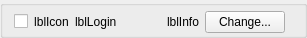
<?xml version="1.0" encoding="UTF-8"?>
<ui version="4.0">
 <class>LegacyAccountOptionsClass</class>
 <widget class="QWidget" name="LegacyAccountOptionsClass">
  <property name="geometry">
   <rect>
    <x>0</x>
    <y>0</y>
    <width>307</width>
    <height>34</height>
   </rect>
  </property>
  <layout class="QHBoxLayout" name="horizontalLayout">
   <property name="margin">
    <number>0</number>
   </property>
   <item>
    <widget class="QGroupBox" name="grbAccount">
     <layout class="QHBoxLayout" name="horizontalLayout_2">
      <property name="topMargin">
       <number>5</number>
      </property>
      <property name="rightMargin">
       <number>3</number>
      </property>
      <property name="bottomMargin">
       <number>2</number>
      </property>
      <item>
       <widget class="QCheckBox" name="chbState">
        <property name="text">
         <string/>
        </property>
       </widget>
      </item>
      <item>
       <widget class="QLabel" name="lblIcon">
        <property name="sizePolicy">
         <sizepolicy hsizetype="Fixed" vsizetype="Preferred">
          <horstretch>0</horstretch>
          <verstretch>0</verstretch>
         </sizepolicy>
        </property>
        <property name="text">
         <string notr="true">lblIcon</string>
        </property>
        <property name="alignment">
         <set>Qt::AlignCenter</set>
        </property>
       </widget>
      </item>
      <item>
       <widget class="QLabel" name="lblLogin">
        <property name="sizePolicy">
         <sizepolicy hsizetype="Fixed" vsizetype="Preferred">
          <horstretch>0</horstretch>
          <verstretch>0</verstretch>
         </sizepolicy>
        </property>
        <property name="text">
         <string notr="true">lblLogin</string>
        </property>
        <property name="textFormat">
         <enum>Qt::PlainText</enum>
        </property>
       </widget>
      </item>
      <item>
       <spacer name="horizontalSpacer_2">
        <property name="orientation">
         <enum>Qt::Horizontal</enum>
        </property>
        <property name="sizeType">
         <enum>QSizePolicy::Expanding</enum>
        </property>
        <property name="sizeHint" stdset="0">
         <size>
          <width>0</width>
          <height>0</height>
         </size>
        </property>
       </spacer>
      </item>
      <item>
       <widget class="QLabel" name="lblInfo">
        <property name="sizePolicy">
         <sizepolicy hsizetype="Fixed" vsizetype="Preferred">
          <horstretch>0</horstretch>
          <verstretch>0</verstretch>
         </sizepolicy>
        </property>
        <property name="text">
         <string notr="true">lblInfo</string>
        </property>
       </widget>
      </item>
      <item>
       <widget class="QPushButton" name="pbtChange">
        <property name="sizePolicy">
         <sizepolicy hsizetype="Fixed" vsizetype="Fixed">
          <horstretch>0</horstretch>
          <verstretch>0</verstretch>
         </sizepolicy>
        </property>
        <property name="cursor">
         <cursorShape>PointingHandCursor</cursorShape>
        </property>
        <property name="text">
         <string>Change...</string>
        </property>
       </widget>
      </item>
      <item>
       <layout class="QHBoxLayout" name="horizontalLayout_3">
        <property name="leftMargin">
         <number>4</number>
        </property>
        <property name="rightMargin">
         <number>6</number>
        </property>
        <item>
         <widget class="CloseButton" name="cbtDelete" native="true">
          <property name="sizePolicy">
           <sizepolicy hsizetype="Fixed" vsizetype="Preferred">
            <horstretch>0</horstretch>
            <verstretch>0</verstretch>
           </sizepolicy>
          </property>
         </widget>
        </item>
       </layout>
      </item>
     </layout>
    </widget>
   </item>
  </layout>
 </widget>
 <layoutdefault spacing="6" margin="11"/>
 <customwidgets>
  <customwidget>
   <class>CloseButton</class>
   <extends>QWidget</extends>
   <header location="global">utils/closebutton.h</header>
   <container>1</container>
  </customwidget>
 </customwidgets>
 <resources/>
 <connections/>
</ui>
